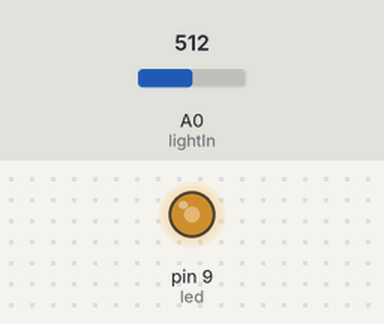
Bench run of a sketch on a simulated Arduino Uno, built with avr-gcc and run on an emulated ATmega328P. On the bench: output pins drawn as LEDs (lit = HIGH). The test bench sets the inputs (shaded band); at power-on: A0 (lightIn) = 512.

Above: at 1.2 s.
1.3 s: A0 (lightIn) set to 716
At 2.5 s:
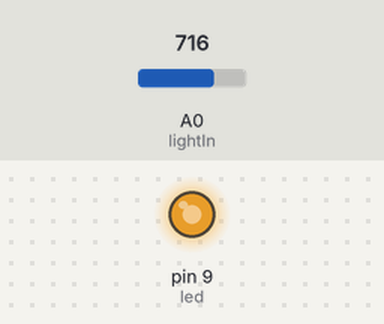
2.8 s: A0 (lightIn) set to 306
At 3.6 s:
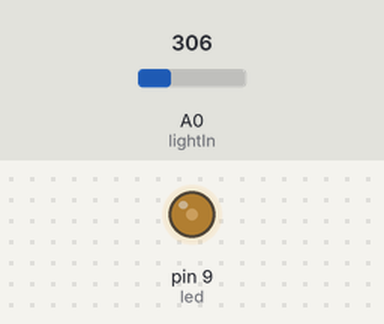
4.3 s: A0 (lightIn) set to 122
At 4.7 s:
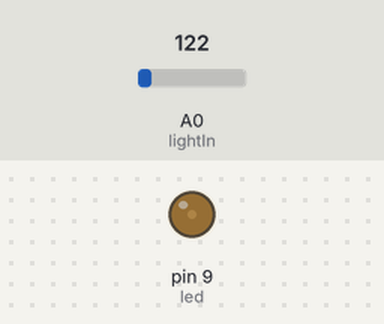
5.8 s: A0 (lightIn) set to 0
At 7.1 s:
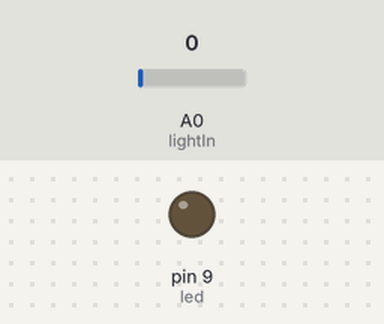
Timing chart, 0 to 8.3 s (numbered marks = the images above; inputs shaded):
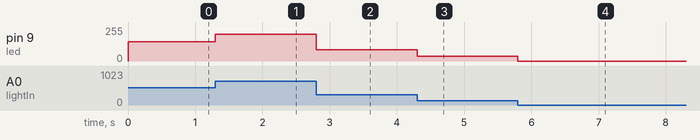

The sketch:

ledBrightnessByPhotoResistor.ino
```cpp
int lightIn = 0;
int led = 9;

void setup() {
    pinMode(led, OUTPUT);
    pinMode(lightIn, INPUT);
  }
void loop() {
   int lightLevel = analogRead(lightIn);

   lightLevel = map(lightLevel, 0, 900, 0, 255);
   lightLevel = constrain(lightLevel, 0, 255);

   analogWrite(led, lightLevel);
  }
```

Measured:
- after the input at 1.3 s, pin 9 (led): 145/255 → 202/255 at once
- after the input at 2.8 s, pin 9 (led): 202/255 → 86/255 at once
- after the input at 4.3 s, pin 9 (led): 86/255 → 34/255 at once
- after the input at 5.8 s, pin 9 (led): 34/255 → 0/255 at once
